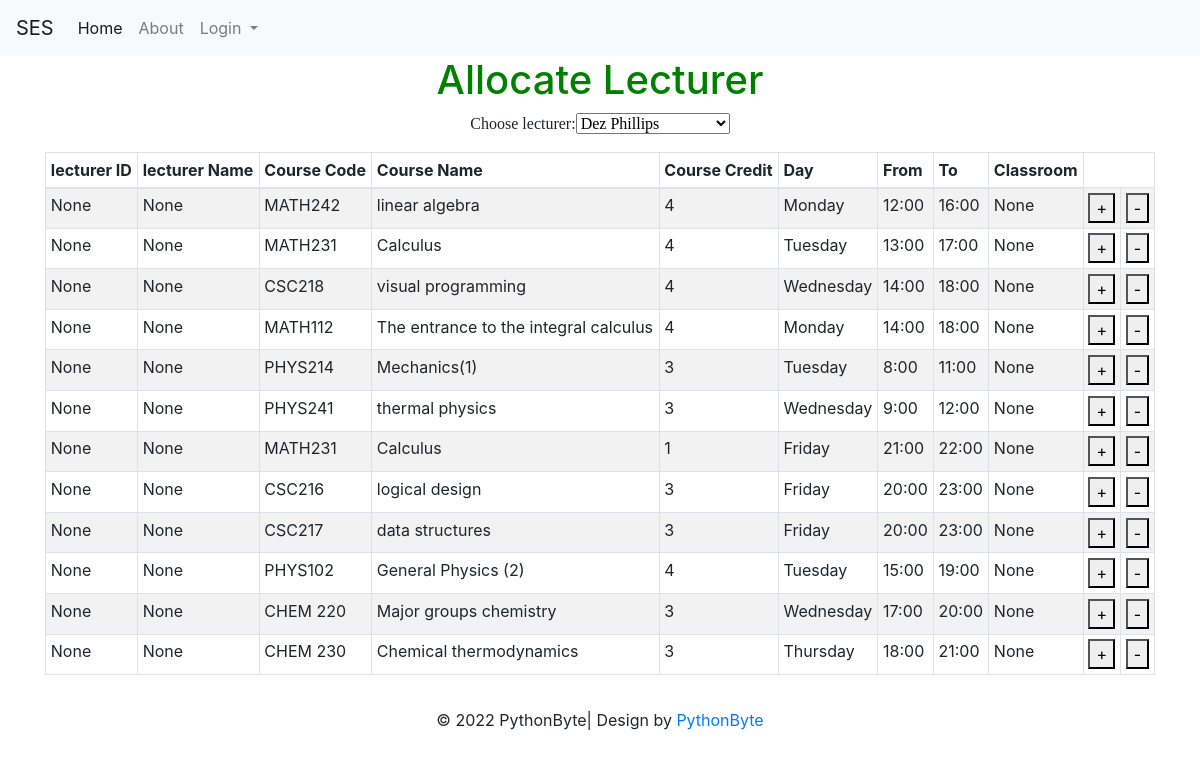
The app's page /allocate_lecturerf, older data.
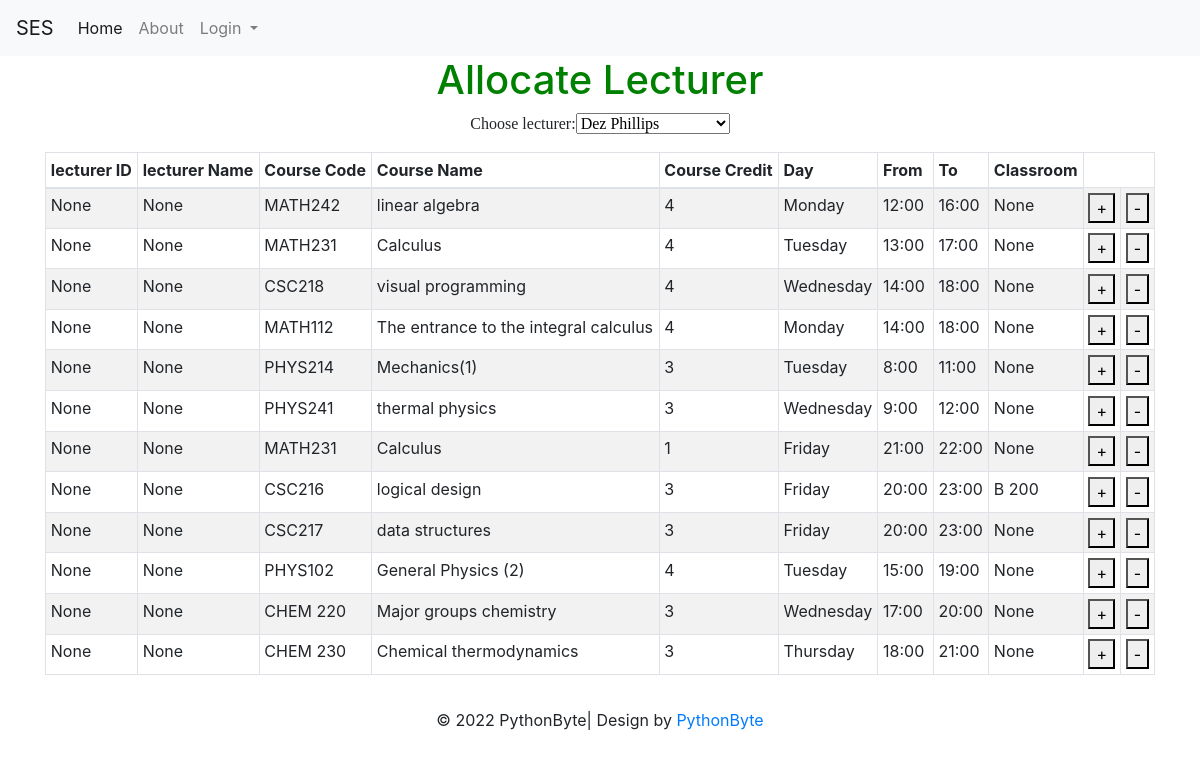
The same page, newer data.
### tables this page shows
CREATE TABLE course (course_id INTEGER NOT NULL PRIMARY KEY AUTOINCREMENT UNIQUE, course_name [nchar] (10), course_descr [nchar] (10), course_code [nchar] (10), dep_id [int], plan_id [int], level_id [int], credit INTEGER, Day_id REFERENCES Day (Day_id), fromT TIME, toT TIME, loc_id INTEGER, SEM INTEGER DEFAULT (223), lec_id INTEGER);

CREATE TABLE Day (Day_id INTEGER PRIMARY KEY, Day_Decs CHAR);

CREATE TABLE loc (loc_id INTEGER PRIMARY KEY UNIQUE, loc_Cap INTEGER, loc_name CHAR CONSTRAINT loc_id UNIQUE ON CONFLICT IGNORE);

### allocate_lecturer.py (the view, shortened to what this page needs)
@allocate_lecturer.route('/allocate_lecturerf', methods=['GET', 'POST'])
def allocate_lecturerf():
    with app.app_context():
        con = sqlite3.connect("instance/db.sqlite")
        cur = con.cursor()
        cur.execute("SELECT * FROM user where rol_id = 2")
        lec_dd = cur.fetchall()
        con.commit()
        cur.execute("SELECT default_sem FROM default_sem")
        SEM = cur.fetchone()[0]
        con.commit()
        lec_id = request.form.get('lec_id')
        con.commit()
        cur.execute("SELECT * FROM lecturer_view where SEM = '%s'"  % (SEM))
        lecturer = cur.fetchall()
        course_id = request.form.get('course_id')
        nolec = request.form.get('nolec', None)
        con.commit()
        cur.execute(""" SELECT distinct

    cp1.Day_id AS CP1_Day_id,
    cp1.lec_id AS CP1_lec_id,
    cp1.fromT AS CP1_fromT,
    cp1.toT AS CP1_toT,
    cp1.SEM AS CP1_SEm,
    cp2.Day_id AS CP2_Day_id,
    cp2.lec_id AS CP2_lec_id,
    cp2.fromT AS CP2_fromT,
    cp2.toT AS CP2_toT,
    cp2.SEM AS CP2_SEm
FROM
    course AS cp1
JOIN
    course AS cp2
    ON cp2.course_id = cp1.course_id AND cp2.SEM = cp1.SEM

      And (cp2.fromT >= cp1.fromT and cp2.fromT < cp1.toT AND  cp1.fromT <= cp2.fromT and cp2.day_id = cp1.day_id)
      OR (cp2.toT > cp1.fromT and cp2.toT <= cp1.toT AND cp1.fromT <= cp2.fromT and cp2.day_id = cp1.day_id )
      OR (cp2.fromT <= cp1.fromT and cp2.toT >= cp1.toT AND cp1.fromT <= cp2.fromT and cp2.day_id = cp1.day_id)
      OR (cp2.fromT <= cp1.toT    and cp2.toT >= cp1.fromT  and cp2.day_id = cp1.day_id)

      where cp2.lec_id = ? AND cp1.SEM = ? and  cp1.course_id = ?  """, (lec_id,SEM,course_id))
        entry = cur.fetchone()
        error=''
        cur.execute("SELECT * FROM lecturer_view where SEM = '%s'"  % (SEM))
        lecturer = cur.fetchall()
        con.commit()
        con.close()
    return render_template('allocate_lecturer.html', lec_dd=lec_dd,lecturer=lecturer,error=error)

### templates/allocate_lecturer.html (shortened to what this page needs)
{% extends "base.html" %}
{% block content %}
<h1>Allocate Lecturer</h1>
       <form id = "c_form" method="post" action="/allocate_lecturerf">
        <p style="font-family:verdana">
            Choose lecturer:<SELECT name="lec_id" style="font-family:verdana" id="lec_id">
            {% for j in lec_dd %}
                <OPTION  value={{j[0]}}>{{j[3]}}</OPTION>
            {% endfor %}
            </SELECT>
            </p>
        <table id="lec_courses" class="table table-striped table-bordered table-sm"  cellspacing="0" width="100%">
            <thead>
              <tr>
                <th>lecturer ID</th>
                <th>lecturer Name</th>
                <th>Course Code</th>
                <th>Course Name</th>
                <th>Course Credit</th>
                <th>Day</th>
                <th>From</th>
                <th>To</th>
                <th>Classroom</th>
              </tr>
              </thead>
              <tbody>
               {% for row in lecturer %}
                      <tr>
                          <td>{{row[1]}}</td>
                          <td>{{row[2]}}</td>
                          <td>{{row[3]}}</td>
                          <td>{{row[4]}}</td>
                          <td>{{row[5]}}</td>
                          <td>{{row[6]}}</td>
                          <td>{{row[7]}}</td>
                          <td>{{row[8]}}</td>
                          <td>{{row[9]}}</td>
                          <td><button class="bi bi-plus" type="submit" value="{{ row[0] }}" name="course_id">+</button></td>
                          <td><button class="bi bi-plus" type="submit" value="{{ row[0] }}" name="nolec">-</button></td>
                      </tr>
                  {% endfor %}
              </tbody>
          </table>
       </form>
{% endblock %}

Row changes from the older to the newer data that the page shows:
changed course "CSC216": loc_name "None" → "B 200"
